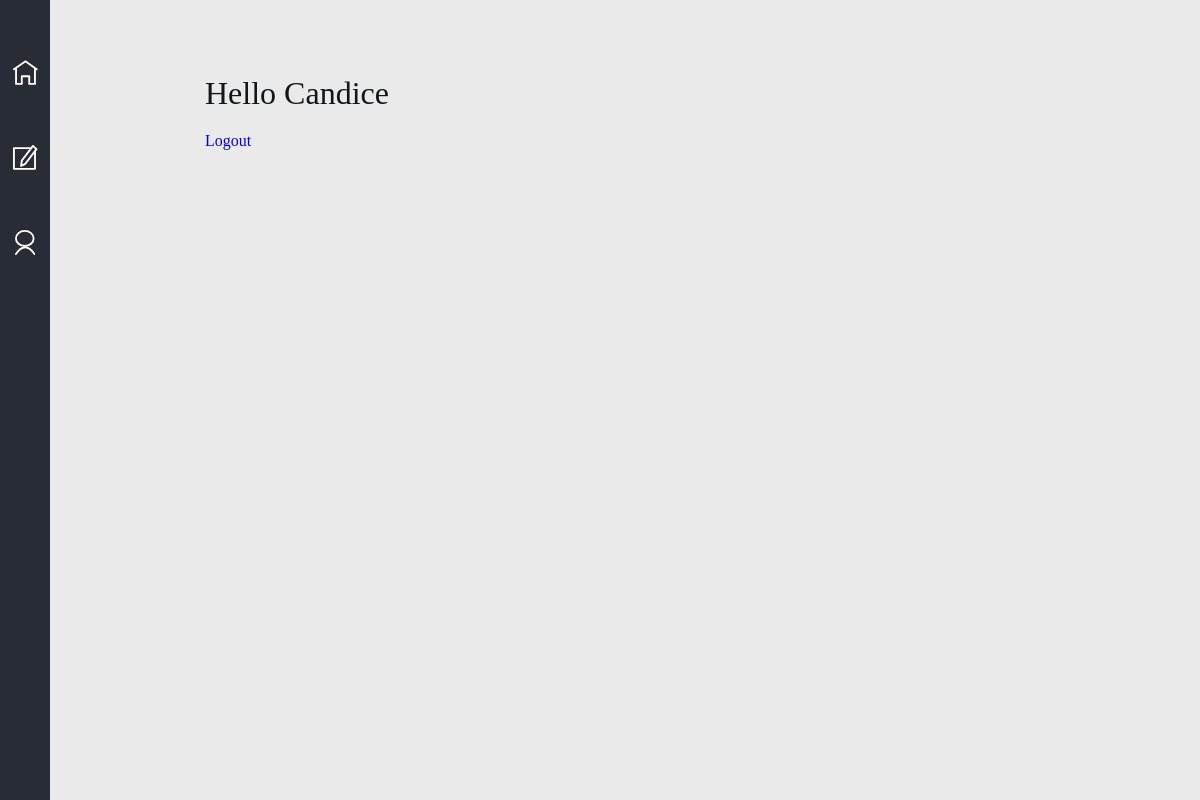
Page /dashboard (signed in) on the earlier database version.
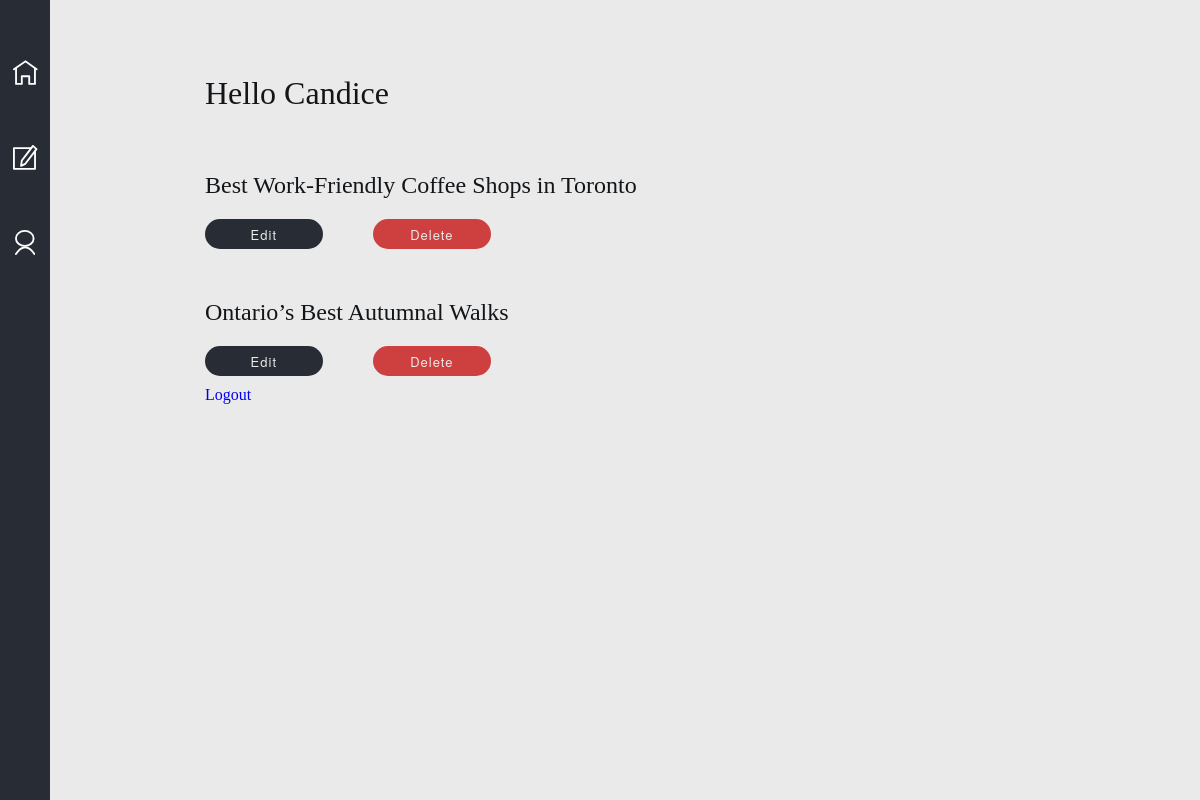
Same page on the later database version.
### app/models.py (models this page shows, shortened)
class User(db.Model, UserMixin):
    id = db.Column(db.Integer, primary_key=True)
    username = db.Column(db.String, unique=True, nullable=False)
    email = db.Column(db.String, unique=True, nullable=False)
    password = db.Column(db.String(60), nullable=False)
    posts = db.relationship("Post", backref="author", lazy=True)

class Post(db.Model):
    id = db.Column(db.Integer, primary_key=True)
    title = db.Column(db.String, nullable=False)
    subtitle = db.Column(db.String, nullable=False)
    content = db.Column(db.Text, nullable=False)
    date_created = db.Column(db.String, nullable=False)
    image = db.Column(db.String, nullable=False)
    user_id = db.Column(db.Integer, db.ForeignKey("user.id"), nullable=False)

### app/routes.py (the view)
@app.route("/dashboard")
@login_required
def dashboard():
    user_posts = current_user.posts
    return render_template("dashboard.html", posts=user_posts)

### app/models.py (called while the page is built)
@login_manager.user_loader
def load_user(user_id):
    return User.query.get(int(user_id))

### app/templates/dashboard.html
{% extends 'base.html' %}
{% block content %}
{% include 'navbar.html' %}
<div class="container">
    <div class="dashboard-main">
        <h1>Hello {{ current_user.username }}</h1>
        <section class="dashboard-posts">
            {% for post in posts %}
                <h1>{{ post.title }}</h1>
                <div class="dashboard-buttons">
                    <form action="{{ url_for('edit_post', post_id=post.id) }}" method="GET">
                        <input id="edit" name="submit" type="submit" value="Edit">
                    </form>
                    <form action="{{ url_for('delete_post', post_id=post.id) }}" method="POST">
                        <input id="delete" name="submit" type="submit" value="Delete">
                    </form>
                </div>
            {% endfor %}
        </section>
        <a href="{{url_for('logout')}}">Logout</a>
    </div>
</div>
{% endblock %}

### app/templates/base.html (shortened to what this page needs)
<!DOCTYPE html>
<html lang="en">
<head>
    <link rel="stylesheet" href="{{ url_for('static', filename='css/main.css') }}">
</head>
<body>
    {% block content %}{% endblock %}
</body>
</html>

### app/templates/navbar.html
<nav class="footer-menu">
    <a aria-label="home" class="menu-icon" id="home" href="{{url_for('home')}}"></a>
    <a aria-label="new post" class="menu-icon" id="new-post" href="{{url_for('add_post')}}"></a>
    <a aria-label="user account" class="menu-icon" id="account" href="{{url_for('login')}}"></a>
</nav>

### app/static/css/main.css (style rules this page uses)
:root { font-size: 16px; scroll-behavior: smooth; }
* { margin: 0; padding: 0; }
body { height: 100%; width: 100%; background-color: #eaeaea; }
a { text-decoration: none; }
h1, p, h3 { color: #131619; }
h1, p { font-family: Georgia, 'Times New Roman', Times, serif; font-weight: 400; }
h3, label, #submit, #edit, #delete { font-family: 'Helvetica Neue', sans-serif; font-weight: 400; font-size: 0.8125rem; letter-spacing: 0.0625rem; }
.container { height: auto; width: 100%; }
.footer-menu { background: #282c34; display: flex; align-items: center; justify-content: space-evenly; width: 100%; height: 50px; position: fixed; bottom: 0; z-index: 5; }
.footer-menu #home { height: 25px; width: 25px; background: url("../img/home_icon.svg"); background-size: cover; }
.footer-menu #new-post { height: 25px; width: 25px; background: url("../img/compose_icon.svg"); background-size: cover; }
.footer-menu #account { height: 25px; width: 20px; background: url("../img/user_icon.svg"); background-size: cover; }
@media (min-width: 1000px) { .footer-menu { height: 100%; width: 50px; flex-direction: column; justify-content: initial; } }
@media (min-width: 1000px) { .footer-menu a { margin-top: 60px; } }
.dashboard-main { padding-left: 50px; height: auto; width: 70%; margin: 75px auto; }
.dashboard-main .dashboard-posts { display: flex; flex-direction: column; margin: 10px auto; }
.dashboard-main .dashboard-posts h1 { margin-top: 50px; }
.dashboard-main .dashboard-posts .dashboard-buttons { display: flex; }
.dashboard-main .dashboard-posts .dashboard-buttons form { height: auto; width: 20%; }
.dashboard-main .dashboard-posts .dashboard-buttons #edit, .dashboard-main .dashboard-posts .dashboard-buttons #delete { margin: 20px auto 0 auto; width: 70%; height: 30px; border: none; background-color: #282c34; color: #eaeaea; text-decoration: none; border-radius: 15px; cursor: pointer; }
.dashboard-main .dashboard-posts .dashboard-buttons #delete { background-color: #ca1f1fd5; }

Differences in the rows shown:
added Post: title "Best Work-Friendly Coffee Shops in Toronto"
added Post: title "Ontario’s Best Autumnal Walks"
